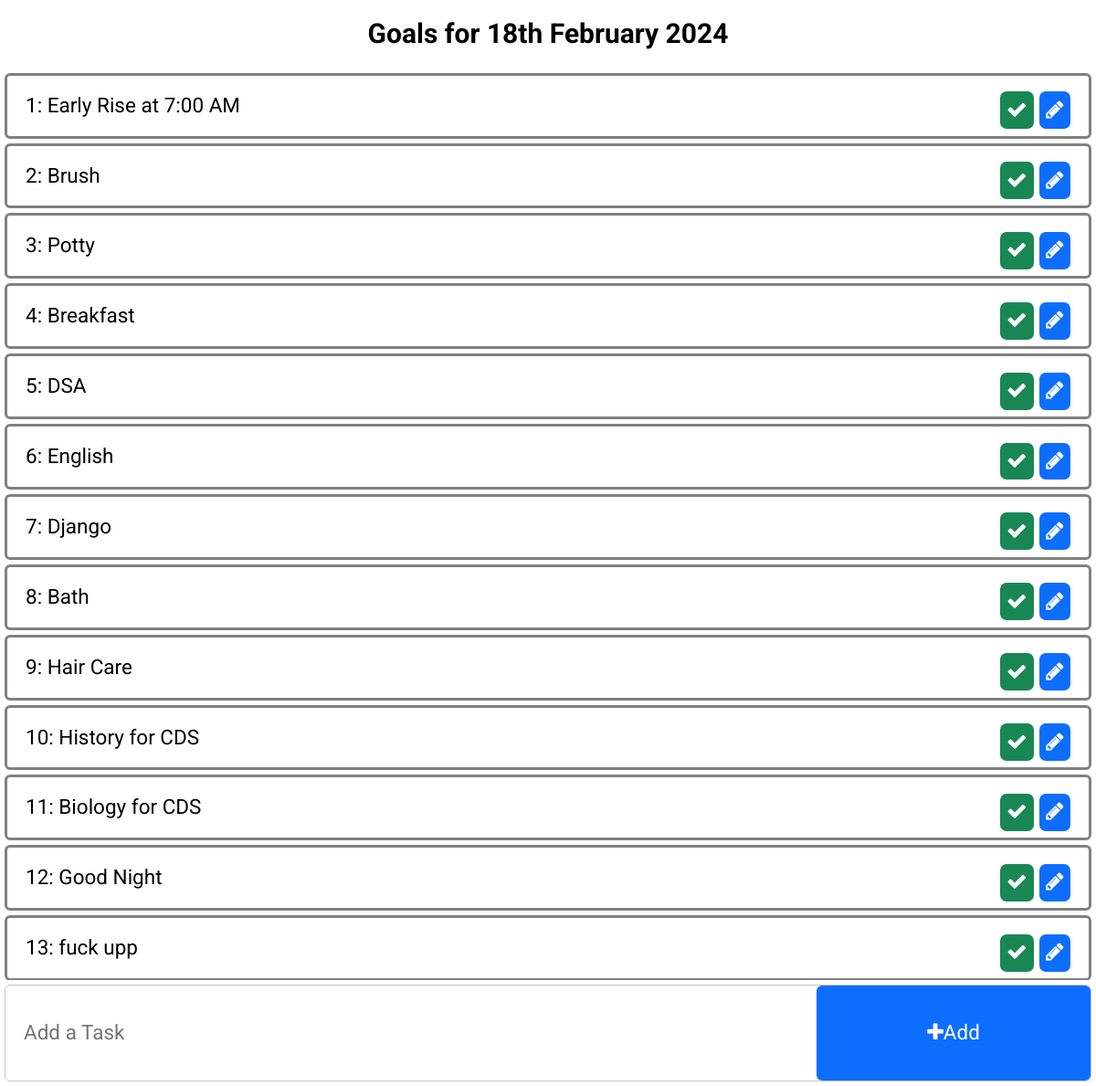
The page / on the database its author committed.
### core/models.py (models this page shows)
class Task(models.Model):
    task = models.CharField(max_length=255)
    created_at = models.DateTimeField(auto_now_add=True)
    def __str__(self) -> str:
        return self.task

### core/views.py (the view)
# urls.py: path('', home, name='home'),
def home(request):
    tasks = Task.objects.all()
    return render(request, template_name='core/home.html', context={'tasks': tasks})

### core/templates/core/home.html (shortened to what this page needs)
{% load static %}
<!DOCTYPE html>
<html lang="en">
<head>
    <link rel="stylesheet" href="https://cdnjs.cloudflare.com/ajax/libs/font-awesome/4.7.0/css/font-awesome.min.css">
    <link rel="stylesheet" href="{% static 'core/normalize.css' %}">
    <link rel="stylesheet" href="{% static 'core/styles.css' %}">
</head>
<body>
    <h1>Goals for {% now "jS F Y" %}</h1>
    <div class="incomplete-task">
        {% for task in tasks %}
        <div class="card">
            {{ forloop.counter }}: {{ task }}
            <span class="btn-group">
                <a href="{% url 'delete-task' task.pk %}" class="btn btn-done"><i class="fa fa-check"></i></a>
                <a href="{% url 'edit-task' task.pk %}" class="btn btn-edit"><i class="fa fa-pencil"></i></a>
            </span>
        </div>
        {% endfor %}
    </div>
    <form action="{% url 'add-task' %}" class="input-group" method="post">
        <input type="text" placeholder="Add a Task" class="input__item new-task" name="new_task">
        <button type="submit" class="input__item btn add-btn"><i class="fa fa-plus"></i>Add</button>
    </form>
</body>
</html>

### core/static/core/styles.css (style rules this page uses)
:root { --color-done: #198754; --color-remove: #dc3545; --color-primary: #0d6efd; --border-radius: 6px; }
*, *::after, *::before { box-sizing: border-box; }
html { font-size: 62.5%; }
body { height: 100vh; font-family: "Roboto", sans-serif; font-size: 2.25rem; display: flex; flex-direction: column; }
a { text-decoration: none; }
h1 { text-align: center; font-size: 3rem; }
.btn { color: #fff; padding: 0.75rem; border-radius: 7px; display: inline-block; }
.btn-done { background: var(--color-done); }
.btn-edit { background: var(--color-primary); }
.btn-group { position: relative; float: right; bottom: 0.25rem; }
.card { padding: 2rem; margin: 5px; border: 3px solid gray; border-radius: var(--border-radius); }
.incomplete-task { overflow: scroll; flex-grow: 1; }
.input-group { height: 9vh; margin: 5px; display: flex; flex-direction: row; border: 1px solid rgb(199, 197, 197); border-radius: var(--border-radius); }
.input__item { padding: 2rem; border: 0; border-radius: var(--border-radius); }
.new-task { flex-grow: 1; outline: 0; }
.add-btn { width: 25vw; background: var(--color-primary); }

### rows shown on the page
Task: task "Early Rise at 7:00 AM"
Task: task "Brush"
Task: task "Potty"
Task: task "Breakfast"
Task: task "DSA"
Task: task "English"
Task: task "Django"
Task: task "Bath"
Task: task "Hair Care"
Task: task "History for CDS"
Task: task "Biology for CDS"
Task: task "Good Night"
Task: task "fuck upp"
